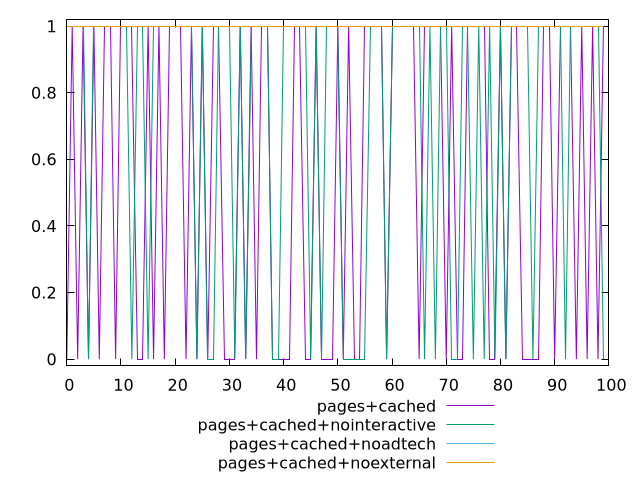

Recreate this plot in gnuplot.
$_pagesCached <<EOF
0
1
0
1
0
1
0
1
1
0
1
1
1
0
0
1
0
1
0
1
1
1
0
1
0
1
0
1
1
0
0
0
1
0
1
0
1
1
0
0
0
0
1
1
0
0
1
0
0
0
1
0
1
0
0
1
1
1
1
0
1
1
1
1
1
0
1
1
1
1
0
1
0
0
1
1
1
1
0
0
1
0
1
1
0
0
0
0
1
1
0
1
1
1
0
1
0
1
0
1
EOF
$_pagesCachedNointeractive <<EOF
1
1
1
1
0
1
1
1
1
1
1
1
0
1
1
0
1
1
1
1
1
1
1
1
0
1
0
0
1
1
1
0
1
0
1
1
1
1
0
0
1
1
1
1
1
0
1
0
1
1
1
0
0
0
0
0
1
1
1
0
1
1
1
1
1
1
0
1
0
1
1
0
0
1
1
0
1
0
1
0
1
0
1
1
1
1
0
1
1
1
1
1
0
1
1
1
1
1
1
0
EOF
$_pagesCachedNoadtech <<EOF
1
1
1
1
1
1
1
1
1
1
1
1
1
1
1
1
1
1
1
1
1
1
1
1
1
1
1
1
1
1
1
1
1
1
1
1
1
1
1
1
1
1
1
1
1
1
1
1
1
1
1
1
1
1
1
1
1
1
1
1
1
1
1
1
1
1
1
1
1
1
1
1
1
1
1
1
1
1
1
1
1
1
1
1
1
1
1
1
1
1
1
1
1
1
1
1
1
1
1
1
EOF
$_pagesCachedNoexternal <<EOF
1
1
1
1
1
1
1
1
1
1
1
1
1
1
1
1
1
1
1
1
1
1
1
1
1
1
1
1
1
1
1
1
1
1
1
1
1
1
1
1
1
1
1
1
1
1
1
1
1
1
1
1
1
1
1
1
1
1
1
1
1
1
1
1
1
1
1
1
1
1
1
1
1
1
1
1
1
1
1
1
1
1
1
1
1
1
1
1
1
1
1
1
1
1
1
1
1
1
1
1
EOF
set key outside below
set terminal pngcairo
set output "report_00005_2020-11-02T22-26-11.212Z/third-party-summary/third-party-summary_pages+cached_pages+cached+nointeractive_pages+cached+noadtech_pages+cached+noexternal.png"
set yrange [-0.02:1.02]
plot $_pagesCached title "pages+cached" with line ,$_pagesCachedNointeractive title "pages+cached+nointeractive" with line ,$_pagesCachedNoadtech title "pages+cached+noadtech" with line ,$_pagesCachedNoexternal title "pages+cached+noexternal" with line ,
